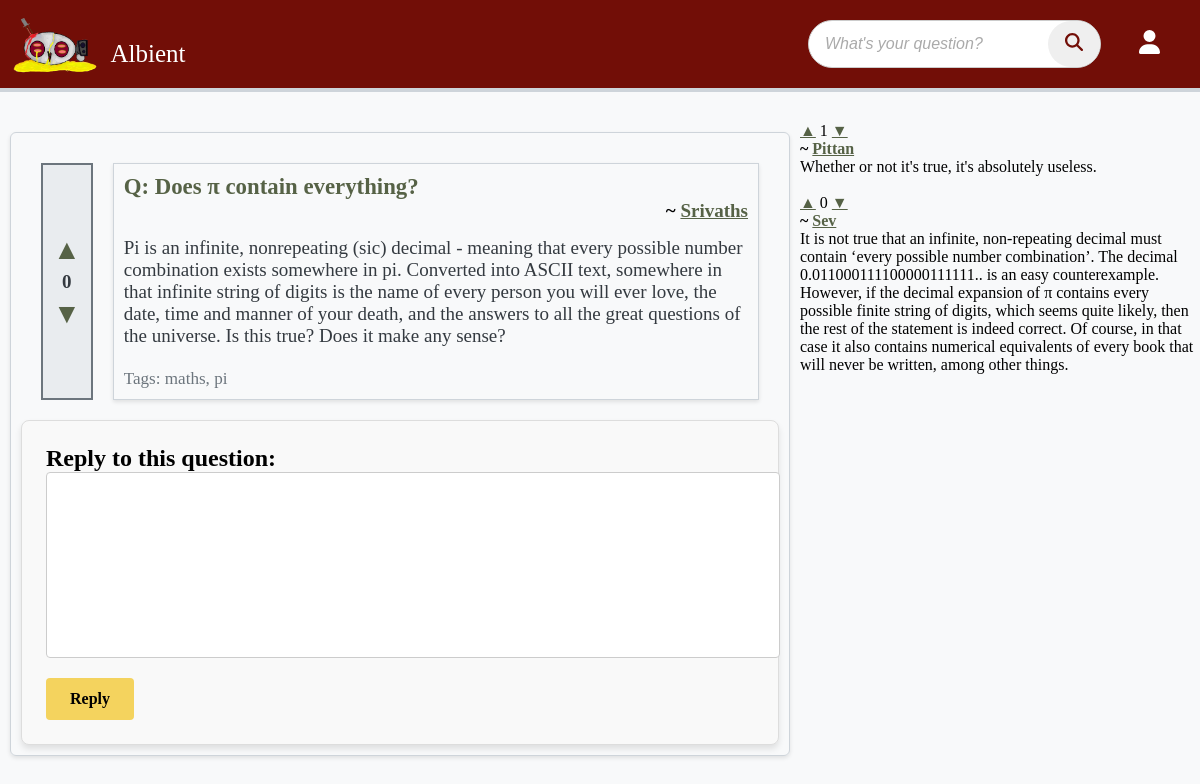
Page /view_question?id=2 (signed in) on the committed database.
### albient/models.py (models this page shows)
class Question(db.Model):
    id = sa.Column(sa.Integer, primary_key=True, unique=True)
    title = sa.Column(sa.String(64))
    content = sa.Column(sa.Text)
    user_id = sa.Column(sa.Integer, sa.ForeignKey("user.id"))
    comments = relationship("Comment", backref="question", lazy=True)
    tags = sa.Column(sa.String(32))
    votes = sa.Column(sa.Integer, default=0)
    is_resolved = sa.Column(sa.Boolean, default=False)

class User(db.Model, UserMixin):
    id = sa.Column(sa.Integer, primary_key=True, unique=True)
    role_id = sa.Column(sa.Integer, default=0)  # 0 for normal users, 1 for admin
    email = sa.Column(sa.String(320))
    username = sa.Column(sa.String(64), nullable=False, unique=True)
    display_name = sa.Column(sa.String(32))
    password = sa.Column(sa.String(64), nullable=False)
    rep_points = sa.Column(sa.Integer)
    questions = relationship("Question", backref="op", lazy=True)
    replies = relationship("Comment", backref="op", lazy=True)

class Comment(db.Model):
    id = sa.Column(sa.Integer, primary_key=True, unique=True)
    content = sa.Column(sa.Text)
    votes = sa.Column(sa.Integer, default=0)
    question_id = sa.Column(sa.Integer, sa.ForeignKey("question.id"))
    user_id = sa.Column(sa.Integer, sa.ForeignKey("user.id"))

### albient/routes.py (the view)
@app.route("/view_question", methods=["GET", "POST"])
def view_question():
    post_id = request.args.get("id")
    question = Question.query.filter_by(id=post_id).first()
    assert question is not None
    replies = (
        Comment.query.filter_by(question=question).order_by(desc(Comment.votes)).all()
    )
    form = ReplyPostForm()
    if form.validate_on_submit():
        reply = Comment(content=form.content.data, question=question, op=current_user)
        db.session.add(reply)
        db.session.commit()
        flash("Reply added")
        return redirect(url_for("view_question", id=question.id))
    return render_template(
        "view_question.html",
        form=form,
        title="Reply",
        question=question,
        replies=replies,
    )

### albient/forms.py
class ReplyPostForm(FlaskForm):
    content = TextAreaField("Reply")
    submit = SubmitField("Reply")

### albient/models.py (called while the page is built)
@login_manager.user_loader
def load_user(user_id):
    return User.query.get(int(user_id))

### albient/templates/view_question.html (shortened to what this page needs)
{% extends 'base.html' %}
{% block content %}
  <div class="parent">
    <div class="view_questions">
      <div class="question bigger">
        <div class="vote-buttons">
          <a class="vote-button upvote-icon" href="{{ url_for('upvote_post', post_id=question.id, del=1) }}">&#9650;</a>
          <span>{{ question.votes }}</span>
          <a class="vote-button downvote-icon" href="{{ url_for('upvote_post', post_id=question.id, del=- 1) }}">&#9660;</a>
        </div>
        <div class="notvotebuttons">
          <a href="{{ url_for('view_question', id=question.id) }}" class="question-title">Q: {{ question.title }}</a>
          <h4>~ <a href="{{ url_for('view_user', username=question.op.username) }}">{{ question.op.display_name }}</a></h4>
          <p>{{ question.content }}</p>
          <small>Tags: {{ question.tags }}</small>
        </div>
      </div>
      {% if current_user.is_authenticated %}
        <div class="ask-form reply-form">
          <h2>Reply to this question:</h2>
          <form action="" method="POST">
            <fieldset>
              {% if form.content.errors %}
                {{ form.content() }}
                {% for error in form.content.errors %}
                  <p class="form-error">{{ error }}</p>
                {% endfor %}
              {% else %}
                {{ form.content() }}
              {% endif %}
              {{ form.submit() }}
            </fieldset>
          </form>
        </div>
      {% else %}
        <a href="{{ url_for('login') }}">To reply to this question, you must login</a>
      {% endif %}
    </div>
    <div class="replies">
      {% for reply in replies %}
        <div class="reply">
          <div class="vote-buttons">
            <a class="vote-button upvote-icon" href="{{ url_for('upvote_comment', comment_id=reply.id, del=1) }}">&#9650;</a>
            <span>{{ reply.votes }}</span>
            <a class="vote-button downvote-icon" href="{{ url_for('upvote_comment', comment_id=reply.id, del=- 1) }}">&#9660;</a>
          </div>
          <div class="notvotebuttons">
            <h4>~ <a href="{{ url_for('view_user', username=question.op.username) }}">{{ reply.op.display_name }}</a></h4>
            <p>{{ reply.content }}</p>
          </div>
        </div>
        <br />
      {% endfor %}
    </div>
  </div>
{% endblock %}

### albient/static/syles.css (style rules this page uses)
:root { --seasalt: #f8f9faff; --antiflash-white: #e9ecefff; --platinum: #dee2e6ff; --french-gray: #ced4daff; --french-gray-2: #adb5bdff; --slate-gray: #6c757dff; --outer-space: #495057ff; --onyx: #343a40ff; --eerie-black: #212529ff; --brick: #720E07; }
a:visited, a { color: #566246; }
* { margin: 0; padding: 0; }
body { min-height: 100vh; margin: 0; padding: 0; font-family: 'Monaspace Radon Var'; background: var(--seasalt); }
.parent { display: grid; grid-template-columns: 8fr 4fr; grid-template-rows: 1fr; grid-template-areas: "view_questions ask_questions"; }
.parent .view_questions .question { margin: 10px 10px; padding: 10px; display: flex; }
.parent .view_questions .question .vote-buttons { display: flex; flex-direction: column; justify-content: center; align-items: center; margin-right: 10px; font-size: 1em; font-weight: bold; color: var(--onyx); background-color: var(--antiflash-white); padding: 10px; border: 2px solid var(--slate-gray); }
.parent .view_questions .question .vote-buttons a { margin: 5px 0; font-size: 28px; text-decoration: none; cursor: pointer; }
.parent .view_questions .question .notvotebuttons { border: 1px solid var(--french-gray); padding: 10px; margin-left: 10px; box-shadow: 0 2px 4px rgba(0, 0, 0, 0.1); width: 100%; }
.parent .view_questions .question .notvotebuttons small { font-size: 0.9em; color: var(--slate-gray); }
.parent .view_questions .question .notvotebuttons a.question-title { font-size: 1.2em; font-weight: bold; text-decoration: none; }
.parent .view_questions .question .notvotebuttons p { font-size: 1em; color: var(--onyx); }
.parent .view_questions { border: 1px solid var(--french-gray); border-radius: 6px; padding: 10px; margin: 10px; box-shadow: 0 2px 4px rgba(0, 0, 0, 0.1); overflow: hidden; -ms-overflow-style: none; scrollbar-width: none; }
.question p { margin-top: 15px; margin-bottom: 20px; }
.question h4 { text-align: right; }
.ask-form { max-width: 700px; margin: 2rem auto; padding: 1.5rem; border: 1px solid #ddd; border-radius: 8px; background-color: #f9f9f9; box-shadow: 0 4px 6px rgba(0, 0, 0, 0.1); }
.ask-form input { max-width: 680px; }
.ask-form fieldset { border: none; margin: 0; padding: 0; }
.ask-form input[type="text"], .ask-form textarea { width: 100%; padding: 0.75rem; margin-bottom: 1rem; border: 1px solid #ccc; border-radius: 4px; font-size: 1rem; color: #333; background-color: #fff; }
.ask-form textarea { resize: none; height: 10em; max-width: 680px; margin-right: 19px; }
.ask-form input[type="submit"] { display: inline-block; padding: 0.75rem 1.5rem; font-size: 1rem; font-weight: bold; color: black; background-color: #F4D35E; border: none; border-radius: 4px; cursor: pointer; font-family: 'Monaspace Radon Var'; text-align: center; transition: background-color 0.3s ease; }
.bigger { font-size: 19px; }
.reply-form { margin: auto 0; max-width: unset; }
.reply-form textarea { max-width: 900px; }

### albient/static/navbar.css (style rules this page uses)
:root { --seasalt: #f8f9faff; --antiflash-white: #e9ecefff; --platinum: #dee2e6ff; --french-gray: #ced4daff; --french-gray-2: #adb5bdff; --slate-gray: #6c757dff; --outer-space: #495057ff; --onyx: #343a40ff; --eerie-black: #212529ff; --logo-color: #ff5733ff; --brick: #720E07; }

### rows in the picture
Question: votes "0", title "Does π contain everything?", content "Pi is an infinite, nonrepeating (sic) decimal - meaning that every possible number combination exists somewhere in pi. Converted into ASCII text, somewhere in that infinite string of digits is the name of every person you will ever love, the date, time and manner of your death, and the answers to all the great questions of the universe. Is this true? Does it make any sense?", tags "maths, pi"
User: op.display_name "Srivaths"
Comment: votes "1", op.display_name "Pittan", content "Whether or not it's true, it's absolutely useless."
Comment: votes "0", op.display_name "Sev", content "It is not true that an infinite, non-repeating decimal must contain ‘every possible number combination’. The decimal 0.011000111100000111111.. is an easy counterexample. However, if the decimal expansion of π contains every possible finite string of digits, which seems quite likely, then the rest of the statement is indeed correct. Of course, in that case it also contains numerical equivalents of every book that will never be written, among other things."
